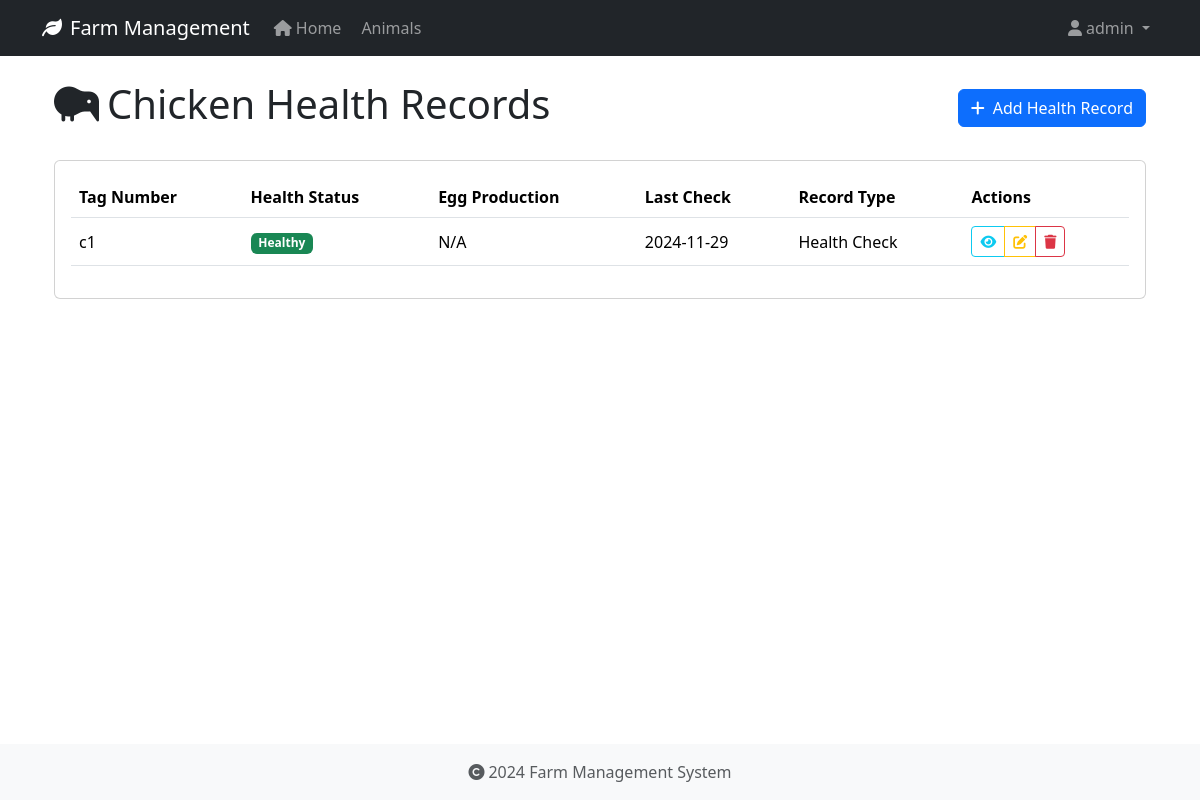
Before: /health-records/type/chicken (signed in) with the older database file.
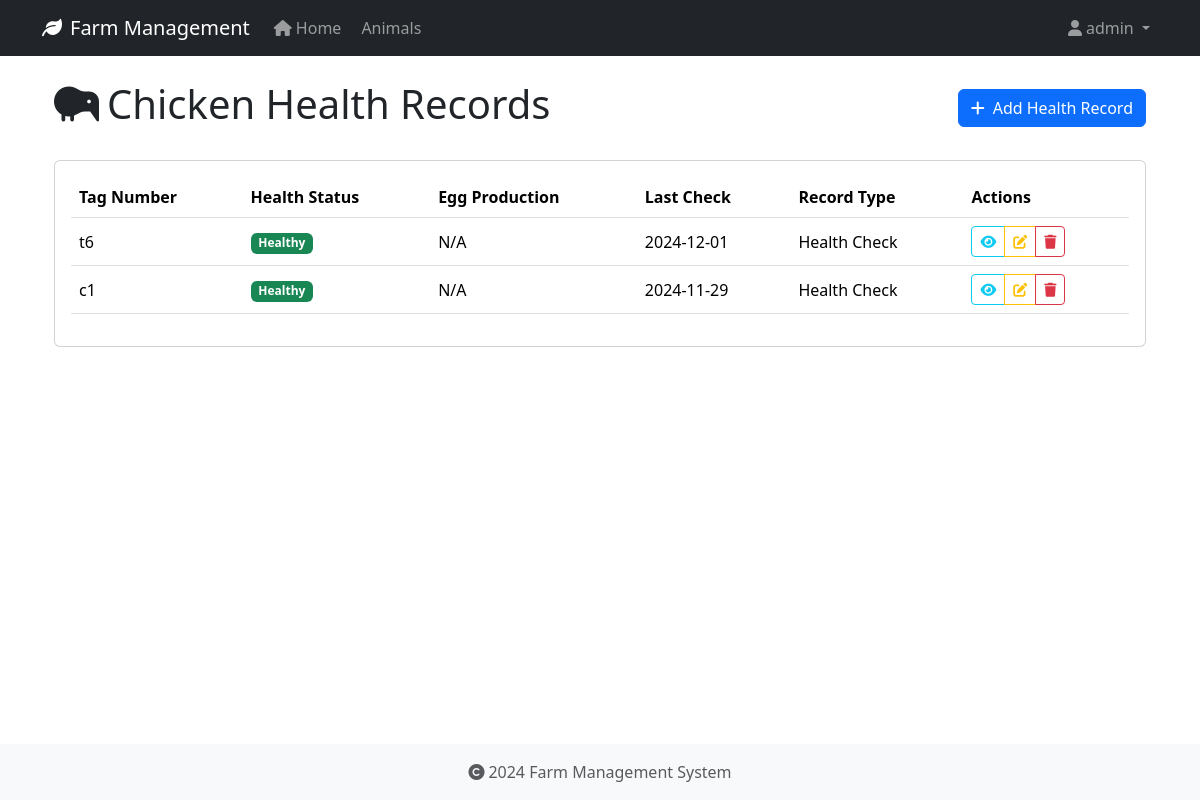
After: the same page with the newer database file.
### app/models/animal.py (models this page shows, shortened)
class HealthRecord(db.Model):
    id = db.Column(db.Integer, primary_key=True)
    animal_id = db.Column(db.Integer, db.ForeignKey('animal.id', ondelete='CASCADE'), nullable=False)
    record_type = db.Column(db.String(50), nullable=False)  # Made nullable=False
    date = db.Column(db.Date, nullable=False)
    description = db.Column(db.Text, nullable=True)
    treatment = db.Column(db.Text, nullable=True)
    cost = db.Column(db.Float, nullable=True)
    next_due_date = db.Column(db.Date, nullable=True)
    created_at = db.Column(db.DateTime, default=datetime.utcnow, nullable=False)
    created_by_id = db.Column(db.Integer, db.ForeignKey('user.id', ondelete='SET NULL'), nullable=True)

class Animal(db.Model):
    id = db.Column(db.Integer, primary_key=True)
    tag_number = db.Column(db.String(50), unique=True, nullable=False, index=True)
    name = db.Column(db.String(100), nullable=True)  # Explicitly mark as nullable
    species = db.Column(db.String(50), nullable=False, index=True)
    breed = db.Column(db.String(50), nullable=True)
    date_of_birth = db.Column(db.Date, nullable=True)
    gender = db.Column(db.String(20), nullable=True)
    weight = db.Column(db.Float, nullable=True)
    status = db.Column(db.String(20), default='active', nullable=False)
    purchase_date = db.Column(db.Date, nullable=True)
    purchase_price = db.Column(db.Float, nullable=True)
    notes = db.Column(db.Text, nullable=True)
    created_at = db.Column(db.DateTime, default=datetime.utcnow, nullable=False)
    updated_at = db.Column(db.DateTime, default=datetime.utcnow, onupdate=datetime.utcnow, nullable=False)
    wool_type = db.Column(db.String(50), nullable=True)
    last_shearing = db.Column(db.Date, nullable=True)
    fleece_weight = db.Column(db.Float, nullable=True)
    wool_grade = db.Column(db.String(20), nullable=True)
    lambing_status = db.Column(db.String(50), nullable=True)
    lambing_date = db.Column(db.Date, nullable=True)
    milk_production = db.Column(db.Float, nullable=True)
    last_milking = db.Column(db.Date, nullable=True)  # Changed from DateTime to Date
    milk_quality = db.Column(db.String(20), nullable=True)
    calving_status = db.Column(db.String(50), nullable=True)
    calving_date = db.Column(db.Date, nullable=True)
    milk_fat_content = db.Column(db.Float, nullable=True)
    egg_production = db.Column(db.Integer, nullable=True)
    egg_color = db.Column(db.String(20), nullable=True)
    comb_type = db.Column(db.String(20), nullable=True)
    laying_status = db.Column(db.String(20), nullable=True)
    last_laying_date = db.Column(db.Date, nullable=True)
    egg_size = db.Column(db.String(20), nullable=True)
    category = db.Column(db.String(50), nullable=True)
    special_needs = db.Column(db.Text, nullable=True)
    diet_requirements = db.Column(db.Text, nullable=True)
    habitat = db.Column(db.String(100), nullable=True)
    health_records = db.relationship('HealthRecord', backref='animal', lazy=True, cascade='all, delete-orphan')

### app/routes/health_records.py (the view)
@bp.route('/type/<animal_type>')
@login_required
def list_by_type(animal_type):
    today = date.today()
    species = animal_type.capitalize()
    records = (HealthRecord.query
              .join(Animal)
              .filter(Animal.species == species)
              .order_by(HealthRecord.date.desc())
              .all())
    try:
        return render_template(f'health_records/{animal_type.lower()}/{animal_type.lower()}_list.html',
                             records=records,
                             animal_type=species,
                             today=today)
    except TemplateNotFound:
        try:
            return render_template('health_records/shared/list.html',
                                 records=records,
                                 animal_type=species,
                                 today=today)
        except TemplateNotFound as e:
            print(f"Debug - Looking for templates at:")
            print(f"1. health_records/{animal_type.lower()}/list.html")
            print(f"2. health_records/shared/list.html")
            raise e

### app/models/user.py (called while the page is built)
@login_manager.user_loader
def load_user(user_id):
    return User.query.get(int(user_id))

### app/templates/health_records/chicken/chicken_list.html (shortened to what this page needs)
{% extends "base.html" %}
{% block content %}
<div class="container">
    <div class="d-flex justify-content-between align-items-center mb-4">
        <h1><i class="fas fa-kiwi-bird me-2"></i>Chicken Health Records</h1>
        <a href="{{ url_for('health_records.add_chicken') }}" class="btn btn-primary">
            <i class="fas fa-plus me-2"></i>Add Health Record
        </a>
    </div>
    {% if records %}
    <div class="card">
        <div class="card-body">
            <div class="table-responsive">
                <table class="table table-hover align-middle">
                    <thead>
                        <tr>
                            <th>Tag Number</th>
                            <th>Health Status</th>
                            <th>Egg Production</th>
                            <th>Last Check</th>
                            <th>Record Type</th>
                            <th>Actions</th>
                        </tr>
                    </thead>
                    <tbody>
                        {% for record in records %}
                        {% set description = record.description|from_json %}
                        <tr>
                            <td>{{ record.animal.tag_number }}</td>
                            <td>
                                {% set status = description.get('Health Status', {}).get('Current') %}
                                <span class="badge {% if status == 'Healthy' %}bg-success
                                                  {% elif status == 'Sick' %}bg-danger
                                                  {% elif status == 'Under_Treatment' %}bg-warning
                                                  {% else %}bg-secondary{% endif %}">
                                    {{ status|replace('_', ' ') }}
                                </span>
                            </td>
                            <td>
                                {% set production = description.get('Production', {}).get('Egg Production') %}
                                {% if production %}{{ production }}%{% else %}N/A{% endif %}
                            </td>
                            <td>{{ record.date.strftime('%Y-%m-%d') }}</td>
                            <td>{{ record.record_type }}</td>
                            <td>
                                <div class="btn-group btn-group-sm">
                                    <a href="{{ url_for('health_records.view', id=record.id) }}"
                                       class="btn btn-outline-info" title="View Details">
                                        <i class="fas fa-eye"></i>
                                    </a>
                                    <a href="{{ url_for('health_records.edit', id=record.id) }}"
                                       class="btn btn-outline-warning" title="Edit Record">
                                        <i class="fas fa-edit"></i>
                                    </a>
                                    <button type="button" class="btn btn-outline-danger"
                                            onclick="confirmDelete({{ record.id }}, '{{ record.animal.tag_number }}')"
                                            title="Delete Record">
                                        <i class="fas fa-trash"></i>
                                    </button>
                                </div>
                            </td>
                        </tr>
                        {% endfor %}
                    </tbody>
                </table>
            </div>
        </div>
    </div>
    {% else %}
    <div class="alert alert-info">
        <i class="fas fa-info-circle me-2"></i>No health records found for chickens.
        <a href="{{ url_for('health_records.add_chicken') }}" class="alert-link">Add one now</a>
    </div>
    {% endif %}
</div>
{% endblock %}

Changed rows visible on the page:
added HealthRecord: animal.tag_number "t6", status "Healthy", date "2024-12-01", record_type "Health Check"
